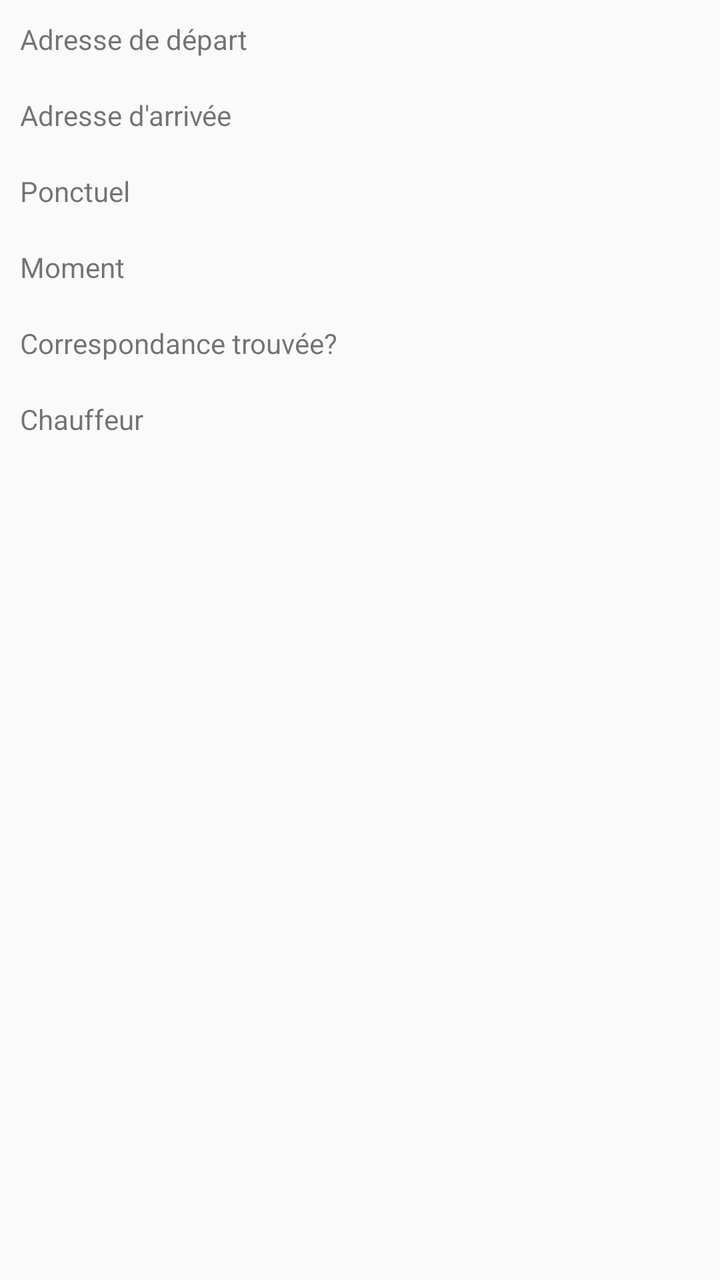
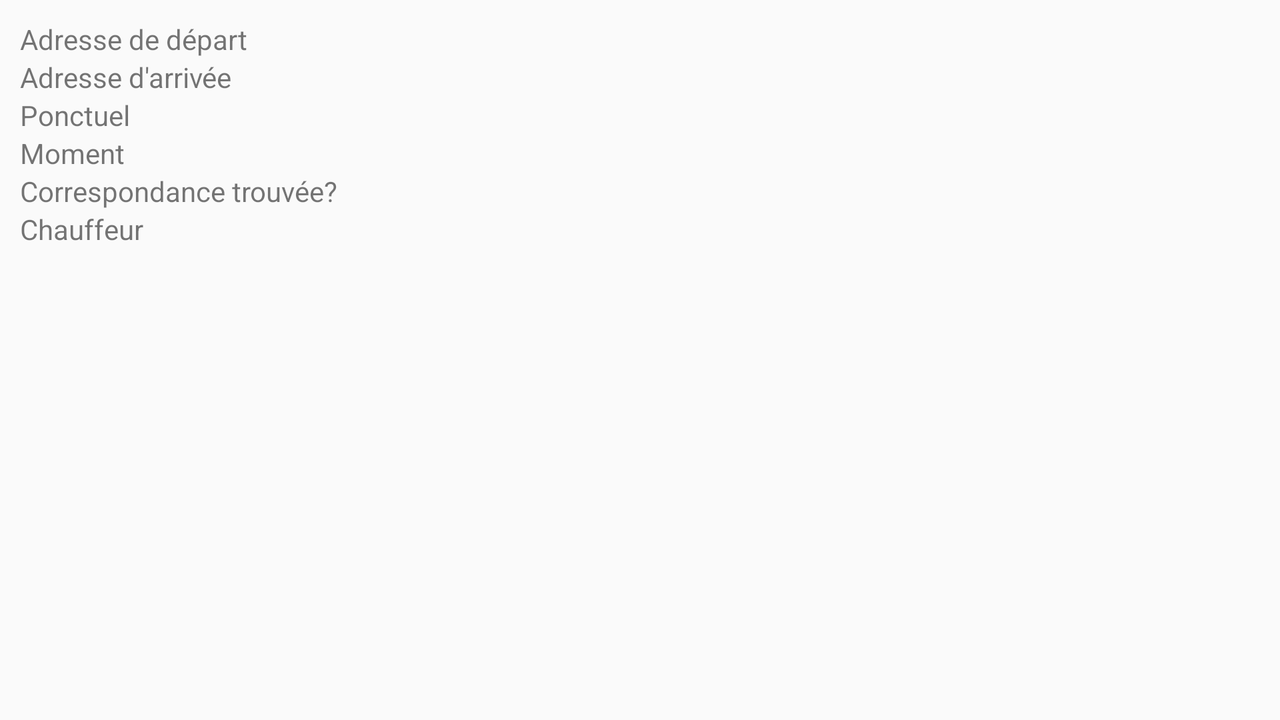

Compare how this app lays out the same screen by default and in its alternative resource folder. The renders come first, then the two layout files and the values they reference.
<!-- AndroidManifest.xml: application theme AppTheme -->
<!-- res/layout/fragment_request_detail.xml -->
<ScrollView xmlns:android="http://schemas.android.com/apk/res/android"
    android:layout_width="fill_parent"
    android:layout_height="fill_parent"
    android:fillViewport="true"
    android:orientation="vertical" >
    <LinearLayout xmlns:android="http://schemas.android.com/apk/res/android"
        xmlns:tools="http://schemas.android.com/tools" android:layout_width="match_parent"
        android:layout_height="wrap_content"
        tools:context="com.yanickouellet.carpooling.fragments.RequestDetailFragment"
        android:orientation="vertical"
        android:padding="@dimen/application_padding">

        <TextView android:id="@+id/request_detail_lbl_from_address" style="@style/DetailTextView"
            android:layout_width="wrap_content" android:layout_height="wrap_content"
            android:text="@string/from_address" />

        <TextView android:id="@+id/request_detail_from_address" style="@style/DetailTextView.Value"
            android:layout_width="wrap_content" android:layout_height="wrap_content" />

        <TextView android:id="@+id/request_detail_lbl_to_address" style="@style/DetailTextView"
            android:layout_width="wrap_content" android:layout_height="wrap_content"
            android:text="@string/to_address" />

        <TextView android:id="@+id/request_detail_to_address" style="@style/DetailTextView.Value"
            android:layout_width="wrap_content" android:layout_height="wrap_content"  />

        <TextView android:id="@+id/request_detail_lbl_is_ponctual" style="@style/DetailTextView"
           android:layout_width="wrap_content" android:layout_height="wrap_content"
           android:text="@string/is_ponctual" />

        <TextView android:id="@+id/request_detail_is_ponctual" style="@style/DetailTextView.Value"
            android:layout_width="wrap_content" android:layout_height="wrap_content"  />

        <TextView android:id="@+id/request_detail_lbl_date" style="@style/DetailTextView"
            android:layout_width="wrap_content" android:layout_height="wrap_content"
            android:text="@string/carpooling_moment" />

        <TextView android:id="@+id/request_detail_date" style="@style/DetailTextView.Value"
            android:layout_width="wrap_content" android:layout_height="wrap_content"  />

        <TextView android:id="@+id/request_detail_lbl_state" style="@style/DetailTextView"
        android:layout_width="wrap_content" android:layout_height="wrap_content"
        android:text="@string/matched" />

        <TextView android:id="@+id/request_detail_state" style="@style/DetailTextView.Value"
            android:layout_width="wrap_content" android:layout_height="wrap_content"  />

        <TextView android:id="@+id/request_detail_lbl_driver" style="@style/DetailTextView"
            android:layout_width="wrap_content" android:layout_height="wrap_content"
            android:text="Chauffeur" />

        <TextView android:id="@+id/request_detail_driver" style="@style/DetailTextView.Value"
            android:layout_width="wrap_content" android:layout_height="wrap_content"  />

    </LinearLayout>
</ScrollView>
<!-- resources referenced by this layout -->
<resources>
  <dimen name="application_padding">10dp</dimen>
  <string name="carpooling_moment">Moment</string>
  <string name="from_address">Adresse de départ</string>
  <string name="is_ponctual">Ponctuel</string>
  <string name="matched">Correspondance trouvée?</string>
  <string name="to_address">Adresse d\'arrivée</string>
  <style name="AppTheme" parent="Theme.AppCompat.Light.NoActionBar">
      </style>
</resources>
<!-- res/layout-land/fragment_request_detail.xml (the repository's variant of the layout above) -->
<!-- drawn on the phone turned sideways -->
<ScrollView xmlns:android="http://schemas.android.com/apk/res/android"
    android:layout_width="fill_parent"
    android:layout_height="fill_parent"
    android:fillViewport="true"
    android:orientation="vertical" >
    <LinearLayout xmlns:android="http://schemas.android.com/apk/res/android"
        xmlns:tools="http://schemas.android.com/tools" android:layout_width="match_parent"
        android:layout_height="wrap_content"
        tools:context="com.yanickouellet.carpooling.fragments.RequestDetailFragment"
        android:orientation="vertical"
        android:padding="@dimen/application_padding">

        <LinearLayout
            android:layout_width="match_parent"
            android:layout_height="wrap_content"
            android:orientation="horizontal"
            >
            <TextView android:id="@+id/request_detail_lbl_from_address" style="@style/DetailTextView"
                android:layout_width="wrap_content" android:layout_height="wrap_content"
                android:text="@string/from_address" />

            <TextView android:id="@+id/request_detail_from_address" style="@style/DetailTextView.Value"
                android:layout_width="0dp" android:layout_weight="1" android:layout_height="wrap_content" android:gravity="end" />
        </LinearLayout>

        <LinearLayout
            android:layout_width="match_parent"
            android:layout_height="wrap_content"
            android:orientation="horizontal"
            >
            <TextView android:id="@+id/request_detail_lbl_to_address" style="@style/DetailTextView"
                android:layout_width="wrap_content" android:layout_height="wrap_content"
                android:text="@string/to_address" />

            <TextView android:id="@+id/request_detail_to_address" style="@style/DetailTextView.Value"
                android:layout_width="0dp" android:layout_weight="1" android:layout_height="wrap_content" android:gravity="end" />
        </LinearLayout>

        <LinearLayout
            android:layout_width="match_parent"
            android:layout_height="wrap_content"
            android:orientation="horizontal"
            >
            <TextView android:id="@+id/request_detail_lbl_is_ponctual" style="@style/DetailTextView"
                android:layout_width="wrap_content" android:layout_height="wrap_content"
                android:text="@string/is_ponctual" />

            <TextView android:id="@+id/request_detail_is_ponctual" style="@style/DetailTextView.Value"
                android:layout_width="0dp" android:layout_weight="1" android:layout_height="wrap_content" android:gravity="end" />
        </LinearLayout>

        <LinearLayout
            android:layout_width="match_parent"
            android:layout_height="wrap_content"
            android:orientation="horizontal"
            >
            <TextView android:id="@+id/request_detail_lbl_date" style="@style/DetailTextView"
                android:layout_width="wrap_content" android:layout_height="wrap_content"
                android:text="@string/carpooling_moment" />

            <TextView android:id="@+id/request_detail_date" style="@style/DetailTextView.Value"
                android:layout_width="0dp" android:layout_weight="1" android:layout_height="wrap_content" android:gravity="end" />
        </LinearLayout>

        <LinearLayout
            android:layout_width="match_parent"
            android:layout_height="wrap_content"
            android:orientation="horizontal"
            >
            <TextView android:id="@+id/request_detail_lbl_state" style="@style/DetailTextView"
                android:layout_width="wrap_content" android:layout_height="wrap_content"
                android:text="@string/matched" />

            <TextView android:id="@+id/request_detail_state" style="@style/DetailTextView.Value"
                android:layout_width="0dp" android:layout_weight="1" android:layout_height="wrap_content" android:gravity="end" />
        </LinearLayout>

        <LinearLayout
            android:layout_width="match_parent"
            android:layout_height="wrap_content"
            android:orientation="horizontal"
            >
            <TextView android:id="@+id/request_detail_lbl_driver" style="@style/DetailTextView"
                android:layout_width="wrap_content" android:layout_height="wrap_content"
                android:text="@string/driver" />

            <TextView android:id="@+id/request_detail_driver" style="@style/DetailTextView.Value"
                android:layout_width="0dp" android:layout_weight="1" android:layout_height="wrap_content" android:gravity="end" />
        </LinearLayout>
    </LinearLayout>
</ScrollView>
<!-- resources referenced by the variant -->
<!-- as the phone turned sideways resolves them -->
<resources>
  <dimen name="application_padding">10dp</dimen>
  <string name="carpooling_moment">Moment</string>
  <string name="driver">Chauffeur</string>
  <string name="from_address">Adresse de départ</string>
  <string name="is_ponctual">Ponctuel</string>
  <string name="matched">Correspondance trouvée?</string>
  <string name="to_address">Adresse d\'arrivée</string>
  <style name="AppTheme" parent="Theme.AppCompat.Light.NoActionBar">
      </style>
</resources>
